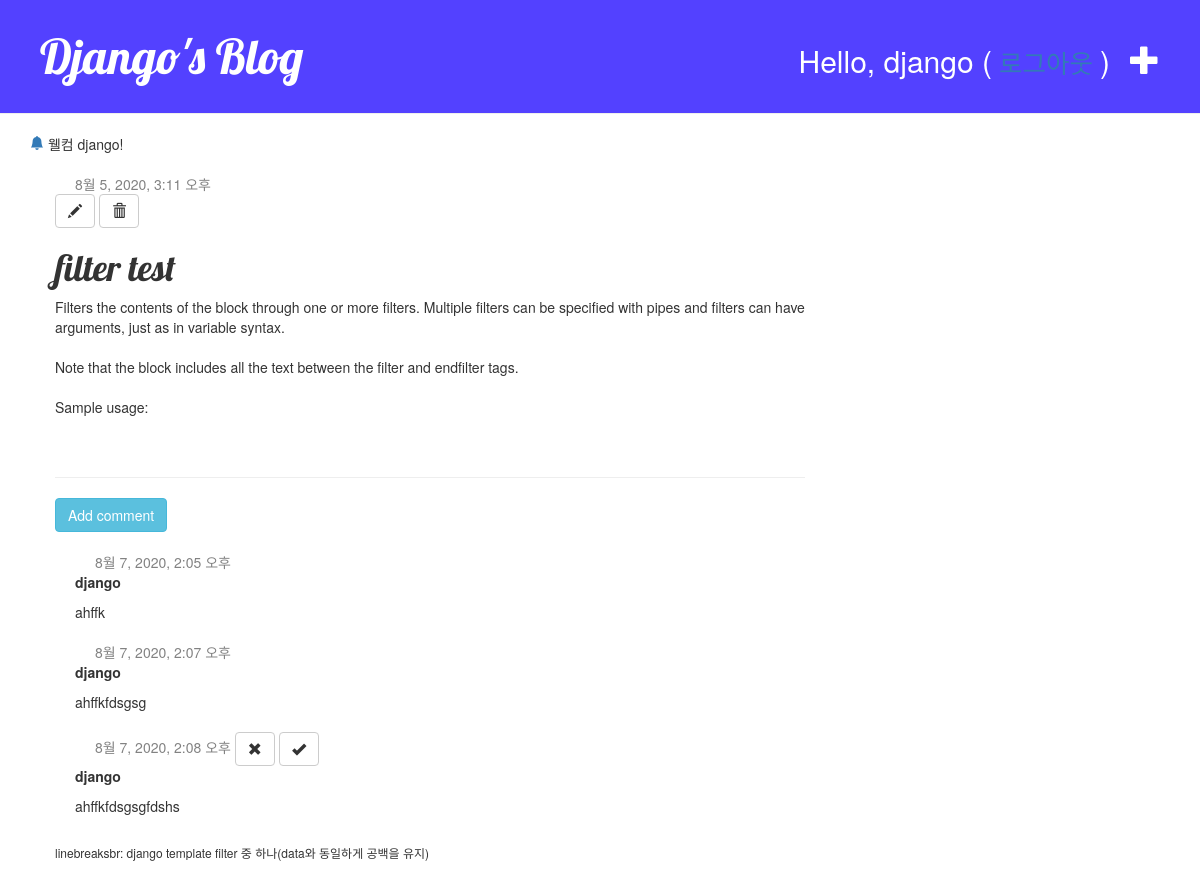
Page /post/7/ (signed in) on the committed database.
### blog/models.py (models this page shows, shortened)
class Post(models.Model):
    author = models.ForeignKey('auth.User', on_delete=models.CASCADE)
    title = models.CharField(max_length=200, validators=[min_length_3_validator]) # 유효성검사 함수
    text = models.TextField()
    created_date = models.DateTimeField(default=timezone.now)
    published_date = models.DateTimeField(blank=True, null=True)

class Comment(models.Model):
    post = models.ForeignKey('blog.Post', on_delete=models.CASCADE, related_name='comments')
    author = models.CharField(max_length=100) # 댓글작성자
    text = models.TextField()
    created_date = models.DateTimeField(default=timezone.now)
    approved_comment = models.BooleanField(default=False) # 댓글 승인여부

### blog/views.py (the view)
# urls.py: path('post/<int:pk>/', views.post_detail, name='post_detail'),
def post_detail(request, pk):
    post = get_object_or_404(Post, pk=pk)
    return render(request, 'blog/post_detail.html', {'post': post})

### blog/templates/blog/post_detail.html
{% extends 'blog/base.html' %}
{% block content %}
    <div class="post">
        {% if post.published_date %}
            <div class="date">
                {{ post.published_date }}
            </div>
        {% endif %}
        {% if user.is_authenticated %}
            <a class='btn btn-default' href="{% url 'post_edit' pk=post.pk %}">
              <span class="glyphicon glyphicon-pencil"></span>
            </a>
            <a class='btn btn-default' href="{% url 'post_remove' pk=post.pk %}">
              <span class="glyphicon glyphicon-trash"></span>
            </a>
        {% endif %}
        <h1>{{ post.title }}</h1>
        <p>{{ post.text|linebreaksbr }}</p>
    </div>
    <hr>
    <a class="btn btn-info" href="{% url 'add_comment_to_post' pk=post.pk %}">
        Add comment
    </a>
    {% for comment in post.comments.all %}
        {% if user.is_authenticated or comment.approved_comment %}
        <div class="comment">
            <div class="date">
                {{ comment.created_date }}
                {% if not comment.approved_comment %}
                <a class="btn btn-default" href="{% url 'comment_remove' pk=comment.pk %}">
                    <span class="glyphicon glyphicon-remove"></span>
                </a>
                <a class="btn btn-default" href="{% url 'comment_approve' pk=comment.pk %}">
                    <span class="glyphicon glyphicon-ok"></span>
                </a>
                {% endif %}
            </div>
            <strong>{{ comment.author }}</strong>
            <p>{{ comment.text|linebreaks }}</p>
        </div>
        {% endif %}
    {% empty %}
        <p>No comment here yet :(</p>
    {% endfor %}
{% endblock %}

### blog/templates/blog/base.html (shortened to what this page needs)
<!DOCTYPE html>
{% load static %}
<html lang="ko">
<head>
    <link rel="stylesheet" href="https://stackpath.bootstrapcdn.com/bootstrap/3.4.1/css/bootstrap.min.css">
    <link rel="stylesheet" href="{% static 'css/blog.css' %}">
</head>
<body>
    <div class="page-header">
        {% if user.is_authenticated %}
             <a href="{% url 'post_new' %}" class="top-menu">
            <span class="glyphicon glyphicon-plus"></span></a>
            <p class="top-menu login-user">Hello, {{ user.username }} (<small>
                <a href="{%url 'logout' %}?next={{ request.path }}">로그아웃</a>
            </small>)</p>
        {% else %}
             <a href="{% url 'login' %}" class="top-menu">
             <span class="glyphicon glyphicon-lock"></span></a>
        {% endif %}
        <h1><a href="/">Django's Blog</a></h1>
    </div>
    <div class="container">
        {% if user.is_authenticated %}
        <p>
            <a href="/"><svg width="1em" height="1em" viewBox="0 0 16 16" class="bi bi-bell-fill" fill="currentColor" xmlns="http://www.w3.org/2000/svg">
                <path d="M8 16a2 2 0 0 0 2-2H6a2 2 0 0 0 2 2zm.995-14.901a1 1 0 1 0-1.99 0A5.002 5.002 0 0 0 3 6c0 1.098-.5 6-2 7h14c-1.5-1-2-5.902-2-7 0-2.42-1.72-4.44-4.005-4.901z"/>
            </svg></a>
            웰컴 {{ user.username }}!
        </p>
        {% endif %}
    </div>
        <div class="content container">
            <div class="row">
                <div class="col-md-8">
                    {% block content %}
                    {% endblock %}
                </div>
            </div>
            <h6>linebreaksbr: django template filter 중 하나(data와 동일하게 공백을 유지)</h6>
        </div>
</body>
</html>

### blog/static/css/blog.css (style rules this page uses)
.page-header { margin-top: 0px; background-color: #5341FF ; padding: 10px 20px 20px 40px; }
.page-header h1, .page-header h1 a, .page-header h1 a:visited, .page-header h1 a:active { color: white; font-size: 36pt; text-decoration: none; }
h1,h2,h3,h4 { font-family: 'Lobster', cursive; }
.content { margin-left: 40px; }
.post { margin-top: 10px; margin-bottom: 60px; }
.date { color: #828282; font-size: 14px; margin-left: 20px; }
.top-menu, .top-menu:hover, .top-menu:visited { float: right; color: white; margin-top: 30px; margin-right: 20px; font-size: 30px; }
.comment { margin: 20px 0px 20px 20px; }

### rows in the picture
Post: published_date "8월 5, 2020, 3:11 오후", title "filter test", text "Filters the contents of the block through one or more filters. Multiple filters can be specified with pipes and filters can have arguments, just as in variable syntax. Note that the block includes all the text between the filter and endfilter tags. Sample usage:"
Comment: created_date "8월 7, 2020, 2:05 오후", author "django", text "ahffk"
Comment: created_date "8월 7, 2020, 2:07 오후", author "django", text "ahffkfdsgsg"
Comment: created_date "8월 7, 2020, 2:08 오후", approved_comment False (drawn), author "django", text "ahffkfdsgsgfdshs"

### other values in the picture
{{ user.username }} "django"
